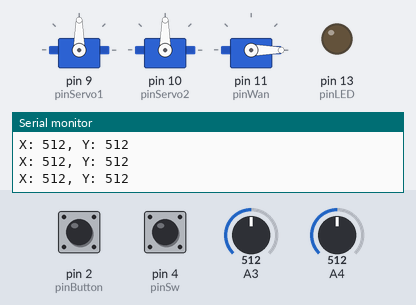
The sketch below on a simulated Arduino Uno, built with avr-gcc and run on an emulated ATmega328P. On the bench: 3 × servo, output pins drawn as LEDs (lit = HIGH), the last lines printed to the serial monitor. Inputs (shaded band) come from the test bench; at power-on: A3 = 512, A4 = 512, pin 2 (pinButton) LOW, pin 4 (pinSw) LOW.

Above: at 1.2 s.
1.3 s: A3 set to 107
At 2.0 s:
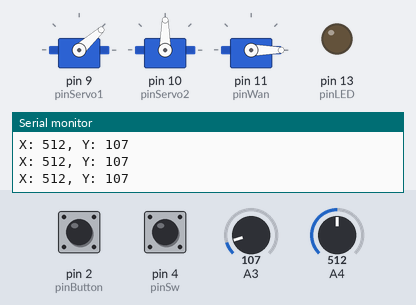
2.8 s: A3 set to 89
5.8 s: A4 set to 104
At 6.3 s:
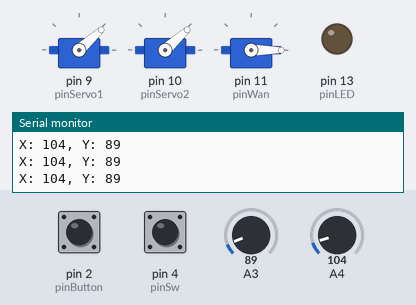
7.3 s: A4 set to 93
10.3 s: pin 2 (pinButton) pulled HIGH for 0.15 s
At 10.39 s:
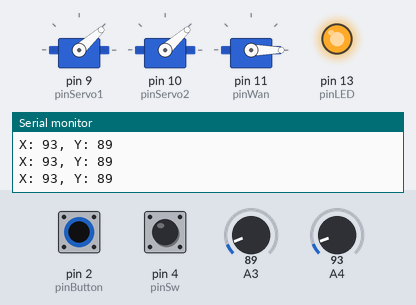
11.9 s: pin 4 (pinSw) pulled HIGH for 0.15 s
At 11.98 s:
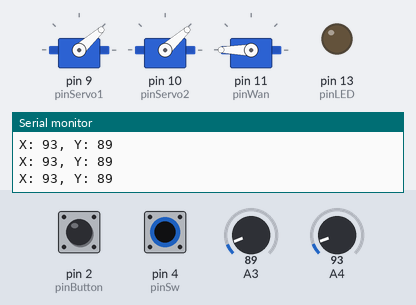
Timing chart, 0 to 14.5 s (numbered marks = the images above; inputs shaded):
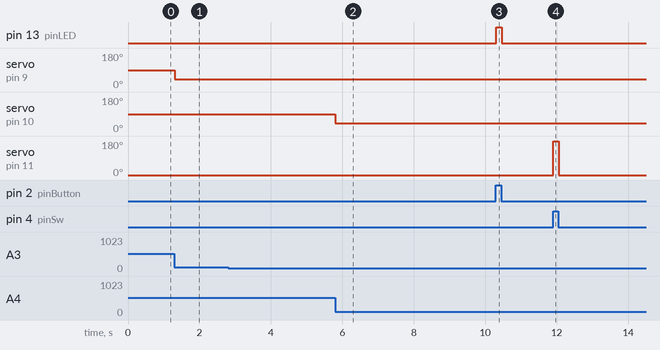

The sketch:

jixiebi.ino
```cpp
#include <Servo.h>

int resultX, resultY;
int resultButton;
const int pinButton = 2;
const int pinLED = 13;
const int pinSw = 4;
const int pinWan = 11;
const int pinServo1 = 9;
const int pinServo2 = 10;
int buttonState;
int angleX, angleY;
int lastAngleX = 90, lastAngleY = 90;  // 记录上次角度，初始为90度
const int threshold = 5;  // **角度变化阈值**
Servo myservo1, myservo2, myservo3;

void setup() {
  pinMode(pinButton, INPUT);
  pinMode(pinLED, OUTPUT);
  pinMode(pinSw, INPUT);
  Serial.begin(9600);

  myservo1.attach(pinServo1);
  myservo2.attach(pinServo2);
  myservo3.attach(pinWan);

  myservo1.write(90);
  myservo2.write(90);
  myservo3.write(0);
}

void loop() {
  resultButton = digitalRead(pinButton);
  buttonState = digitalRead(pinSw);
  digitalWrite(pinLED, resultButton);

  resultX = analogRead(A4);
  resultY = analogRead(A3);

  int newAngleY = map(resultY, 0, 1023, 30, 150);
  int newAngleX = map(resultX, 0, 1023, 30, 150);

  // **只有当角度变化超过阈值时才更新**
  if (abs(newAngleY - lastAngleY) > threshold) {
    myservo1.write(newAngleY);
    lastAngleY = newAngleY;  // 记录当前角度
  }
  if (abs(newAngleX - lastAngleX) > threshold) {
    myservo2.write(newAngleX);
    lastAngleX = newAngleX;  // 记录当前角度
  }

  // **控制夹爪**
  if (buttonState == HIGH) {
    myservo3.write(180);
  } else {
    myservo3.write(0);
  }

  Serial.print("X: ");
  Serial.print(resultX);
  Serial.print(", Y: ");
  Serial.println(resultY);
}
```

Measured:
- after the input at 1.3 s, servo on pin 9 (pinServo1): 90° → 42° at once
- after the input at 5.8 s, servo on pin 10 (pinServo2): 90° → 42° at once
- after the input at 10.3 s, pin 13 (pinLED): LOW → HIGH at once, → LOW 0.16 s later
- after the input at 11.9 s, servo on pin 11 (pinWan): 0° → 180° at once, → 0° 0.15 s later
